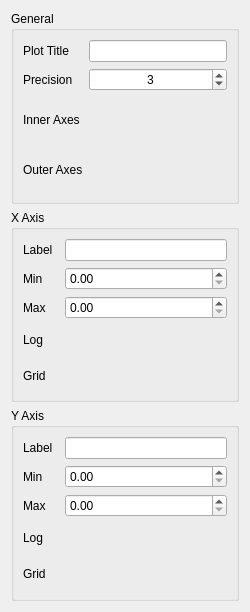
<?xml version="1.0" encoding="UTF-8"?>
<ui version="4.0">
    <class>Form</class>
    <widget class="QWidget" name="Form">
        <property name="geometry">
            <rect>
                <x>0</x>
                <y>0</y>
                <width>250</width>
                <height>612</height>
            </rect>
        </property>
        <property name="windowTitle">
            <string>Form</string>
        </property>
        <layout class="QVBoxLayout" name="verticalLayout">
            <item>
                <widget class="QGroupBox" name="general_box">
                    <property name="title">
                        <string>General</string>
                    </property>
                    <layout class="QGridLayout" name="gridLayout_2">
                        <item row="4" column="0">
                            <widget class="QLabel" name="label_outer_axes">
                                <property name="text">
                                    <string>Outer Axes</string>
                                </property>
                            </widget>
                        </item>
                        <item row="4" column="1">
                            <widget class="ToggleSwitch" name="outer_axes">
                                <property name="checked" stdset="0">
                                    <bool>false</bool>
                                </property>
                            </widget>
                        </item>
                        <item row="1" column="1">
                            <widget class="QLineEdit" name="title"/>
                        </item>
                        <item row="3" column="0">
                            <widget class="QLabel" name="label">
                                <property name="text">
                                    <string>Inner Axes</string>
                                </property>
                            </widget>
                        </item>
                        <item row="1" column="0">
                            <widget class="QLabel" name="plot_title_label">
                                <property name="text">
                                    <string>Plot Title</string>
                                </property>
                            </widget>
                        </item>
                        <item row="3" column="1">
                            <widget class="ToggleSwitch" name="inner_axes"/>
                        </item>
                        <item row="2" column="0">
                            <widget class="QLabel" name="label_2">
                                <property name="toolTip">
                                    <string>Minimal Crosshair Precision</string>
                                </property>
                                <property name="text">
                                    <string>Precision</string>
                                </property>
                            </widget>
                        </item>
                        <item row="2" column="1">
                            <widget class="QSpinBox" name="minimal_crosshair_precision">
                                <property name="toolTip">
                                    <string>Minimal Crosshair Precision</string>
                                </property>
                                <property name="alignment">
                                    <set>Qt::AlignmentFlag::AlignCenter</set>
                                </property>
                                <property name="maximum">
                                    <number>20</number>
                                </property>
                                <property name="value">
                                    <number>3</number>
                                </property>
                            </widget>
                        </item>
                    </layout>
                </widget>
            </item>
            <item>
                <widget class="QGroupBox" name="x_axis_box">
                    <property name="title">
                        <string>X Axis</string>
                    </property>
                    <layout class="QGridLayout" name="gridLayout_4">
                        <item row="3" column="0">
                            <widget class="QLabel" name="x_scale_label">
                                <property name="text">
                                    <string>Log</string>
                                </property>
                            </widget>
                        </item>
                        <item row="0" column="2">
                            <widget class="QLineEdit" name="x_label"/>
                        </item>
                        <item row="2" column="0">
                            <widget class="QLabel" name="x_max_label">
                                <property name="text">
                                    <string>Max</string>
                                </property>
                            </widget>
                        </item>
                        <item row="3" column="2">
                            <widget class="ToggleSwitch" name="x_log">
                                <property name="checked" stdset="0">
                                    <bool>false</bool>
                                </property>
                            </widget>
                        </item>
                        <item row="5" column="0">
                            <widget class="QLabel" name="x_grid_label">
                                <property name="text">
                                    <string>Grid</string>
                                </property>
                            </widget>
                        </item>
                        <item row="1" column="0" colspan="2">
                            <widget class="QLabel" name="x_min_label">
                                <property name="text">
                                    <string>Min</string>
                                </property>
                            </widget>
                        </item>
                        <item row="0" column="0">
                            <widget class="QLabel" name="x_label_label">
                                <property name="text">
                                    <string>Label</string>
                                </property>
                            </widget>
                        </item>
                        <item row="5" column="2">
                            <widget class="ToggleSwitch" name="x_grid">
                                <property name="checked" stdset="0">
                                    <bool>false</bool>
                                </property>
                            </widget>
                        </item>
                        <item row="1" column="2">
                            <widget class="BECSpinBox" name="x_min"/>
                        </item>
                        <item row="2" column="2">
                            <widget class="BECSpinBox" name="x_max"/>
                        </item>
                    </layout>
                </widget>
            </item>
            <item>
                <widget class="QGroupBox" name="y_axis_box">
                    <property name="title">
                        <string>Y Axis</string>
                    </property>
                    <layout class="QGridLayout" name="gridLayout_5">
                        <item row="1" column="0" colspan="2">
                            <widget class="QLabel" name="y_min_label">
                                <property name="text">
                                    <string>Min</string>
                                </property>
                            </widget>
                        </item>
                        <item row="0" column="2">
                            <widget class="QLineEdit" name="y_label"/>
                        </item>
                        <item row="3" column="0">
                            <widget class="QLabel" name="y_scale_label">
                                <property name="text">
                                    <string>Log</string>
                                </property>
                            </widget>
                        </item>
                        <item row="0" column="0">
                            <widget class="QLabel" name="y_label_label">
                                <property name="text">
                                    <string>Label</string>
                                </property>
                            </widget>
                        </item>
                        <item row="2" column="0">
                            <widget class="QLabel" name="y_max_label">
                                <property name="text">
                                    <string>Max</string>
                                </property>
                            </widget>
                        </item>
                        <item row="4" column="0">
                            <widget class="QLabel" name="y_grid_label">
                                <property name="text">
                                    <string>Grid</string>
                                </property>
                            </widget>
                        </item>
                        <item row="3" column="2">
                            <widget class="ToggleSwitch" name="y_log">
                                <property name="checked" stdset="0">
                                    <bool>false</bool>
                                </property>
                            </widget>
                        </item>
                        <item row="4" column="2">
                            <widget class="ToggleSwitch" name="y_grid">
                                <property name="checked" stdset="0">
                                    <bool>false</bool>
                                </property>
                            </widget>
                        </item>
                        <item row="1" column="2">
                            <widget class="BECSpinBox" name="y_min"/>
                        </item>
                        <item row="2" column="2">
                            <widget class="BECSpinBox" name="y_max"/>
                        </item>
                    </layout>
                </widget>
            </item>
        </layout>
    </widget>
    <customwidgets>
        <customwidget>
            <class>BECSpinBox</class>
            <extends>QDoubleSpinBox</extends>
            <header>bec_spin_box</header>
        </customwidget>
        <customwidget>
            <class>ToggleSwitch</class>
            <extends>QWidget</extends>
            <header>toggle_switch</header>
        </customwidget>
    </customwidgets>
    <resources/>
    <connections/>
</ui>
